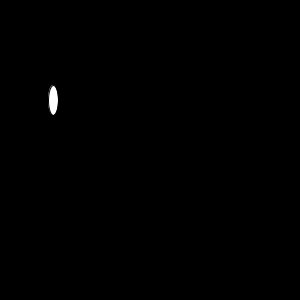
Frame 1 (no input)
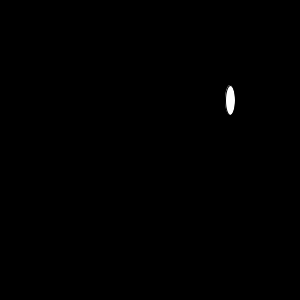
Frame 60 (the mouse pressed at the canvas centre just before this capture)
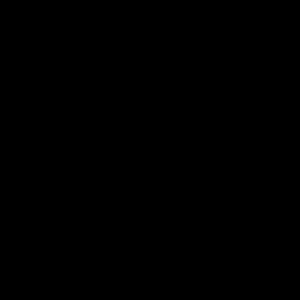
Frame 120 (the mouse held since frame 60 and released just before this capture)

The Processing sketch that drew these frames (run headless with seeded random() and noise(); from frame 60 on, the mouse is pressed at the canvas centre):

// Processing sketch: basics_animation
// ── basics_animation.pde
/* By Jane Friedhoff, D+T2013.*/

/* Processing sketches
  Pretty much any real Processing sketch that does anything significant has two parts:
    * void setup() { } -- this is where all the setup stuff goes, i.e. the stuff you only need to do
      once. For example, if the screen size will always be 300px by 300px, you'd just do it in setup--
      it only needs to happen once
    * void draw() { } -- this is where all the moving parts go. If you want things to move, or change
      color, or whatever, every frame, they go here. E.g. circleX+=50.
      
    At this point in time, define all your variables at the very tippy top of the sketch--not in either
    setup or draw. This has to do with a thing called scope, which we'll discuss a little bit later.
*/

int ellipseX; // defining variables
int ellipseSpeed;

void setup() { // this is where we set the beginning values of things
  ellipseX = 50; // initializing variables
  ellipseSpeed = 3;
  
  size(300, 300); // setting the size of the screen
}

void draw() {
  background(0, 0, 0); // this draws a black background every frame--it's like adding a new sheet of paper
                       // for each frame of an animation, instead of drawing them all on the same page.
                       // Comment it out (//) to see it the other way.
  
  
  /* To make the ellipse move to the right, we can just take its current position and add its speed.
  Do the math out to see. It'll go 50, 53, 56, etc., right? However, we need to specifically say that
  that result is the x-position of the ellipse. The new value of ellipseX is ellipseX + ellipseSpeed--
  so we do that by assigning ellipseX the result of ellipseX + ellipseSpeed.*/
  
  ellipseX = ellipseX + ellipseSpeed;
  ellipse(ellipseX, 100, 10, 30); // drawing the ellipse at the new ellipseX and ellipseY
  
  /* Because each frame is just a fraction of a second, this calculation happens over and over very quickly.
  Because it's happening so quickly, it looks smooth, like animation.*/
}
